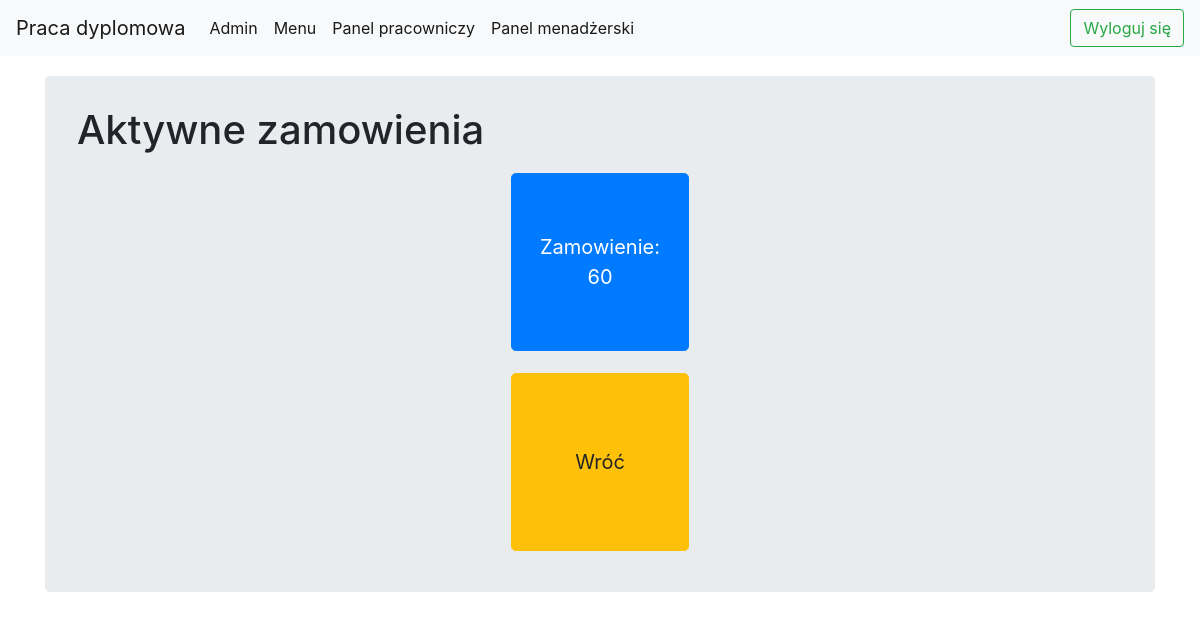
/active_orders/ (signed in), run on an earlier commit of the app's database.
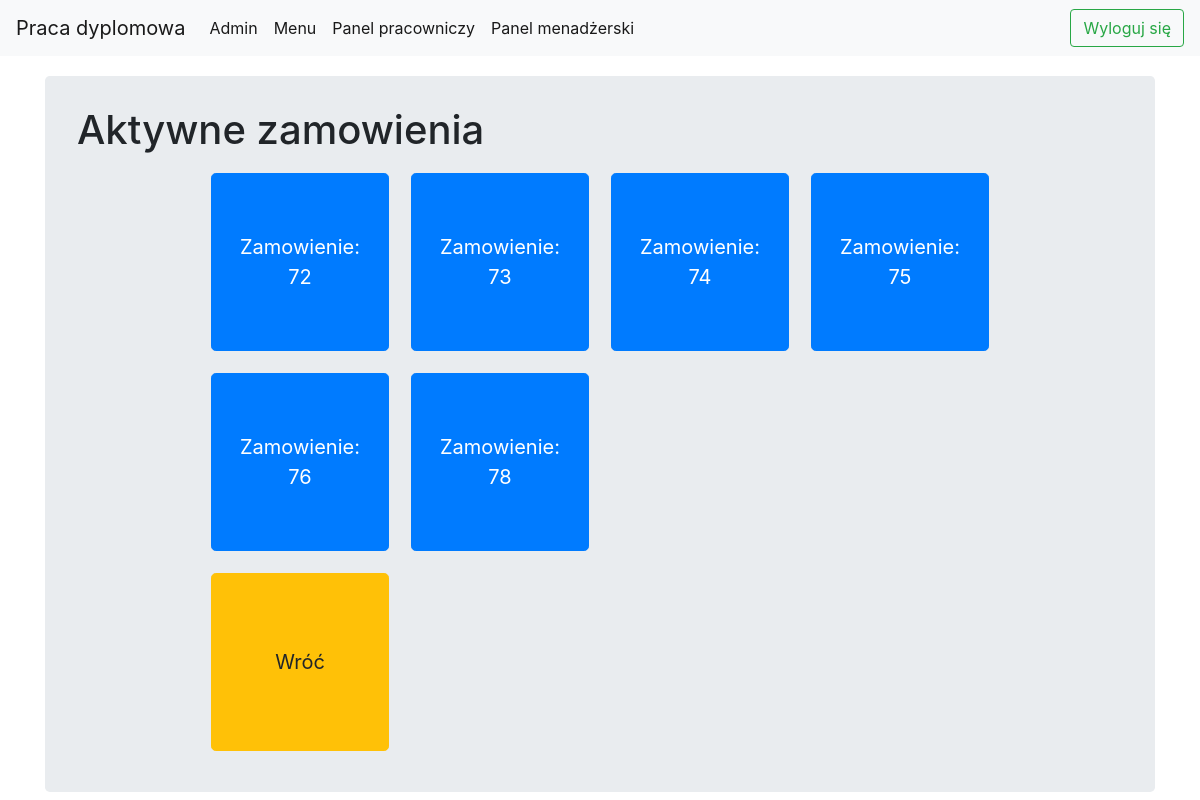
And on a later commit of the database.
### restaurantApp/models.py (models this page shows, shortened)
class Order(models.Model):
    date = models.DateTimeField(default=timezone.now)
    employee = models.ForeignKey(Employee, on_delete=models.CASCADE, default=None)
    total_price = models.FloatField(default=0)
    STATUS_TYPES = (
        ('A', 'Aktywne'),
        ('Z', 'Zamknięte')
    )
    status = models.CharField(max_length=1, choices=STATUS_TYPES, default='A')
    PAYMENT_TYPES = (
        ('G', 'Gotówka'),
        ('K', 'Karta')
    )
    payment = models.CharField(max_length=1, choices=PAYMENT_TYPES, null=True, blank=True)
    def __str__(self):
        return f"Zamowienie: {self.id}"

### restaurantApp/views.py (the view)
# urls.py: path('active_orders/', views.active_orders, name="active_orders"),
@login_required
def active_orders(request):
    active_orders = Order.objects.filter(status='A')
    return render(request, "restaurantApp/active_orders.html", {"active_orders": active_orders})

### templates/restaurantApp/active_orders.html
<!DOCTYPE html>
{% extends "restaurantApp/base.html" %}
{% load static %}
{% block css_block %}
    <link rel="stylesheet" type="text/css" href="{% static 'css/control_panel.css' %}">
{% endblock css_block %}
{% block body_block %}
    <div class="jumbotron">
        <h1> Aktywne zamowienia </h1>
        <table class="center">
            <tr>
                {% for order in active_orders %}
                    {% if forloop.counter0|divisibleby:4 %}
                        </tr>
                        <tr>
                    {% endif %}
                    <td>
                        <button type="button" class="btn btn-primary btn-lg"
                                onclick="location.href='{% url 'restaurantApp:order_detail' order.id %}'">{{ order }}
                        </button>
                    </td>
                {% endfor %}
                </tr>
            <td>
                <button type="back-button" class="btn btn-warning btn-lg"
                        onclick="location.href='{% url 'restaurantApp:controll_panel' %}'">Wróć
                </button>
            </td>
        </table>
    </div>
{% endblock %}

What changed in the data, as far as the page shows it:
removed Order: id "Zamowienie: 60"
added Order: id "Zamowienie: 72"
added Order: id "Zamowienie: 73"
added Order: id "Zamowienie: 74"
added Order: id "Zamowienie: 75"
added Order: id "Zamowienie: 76"
added Order: id "Zamowienie: 78"
